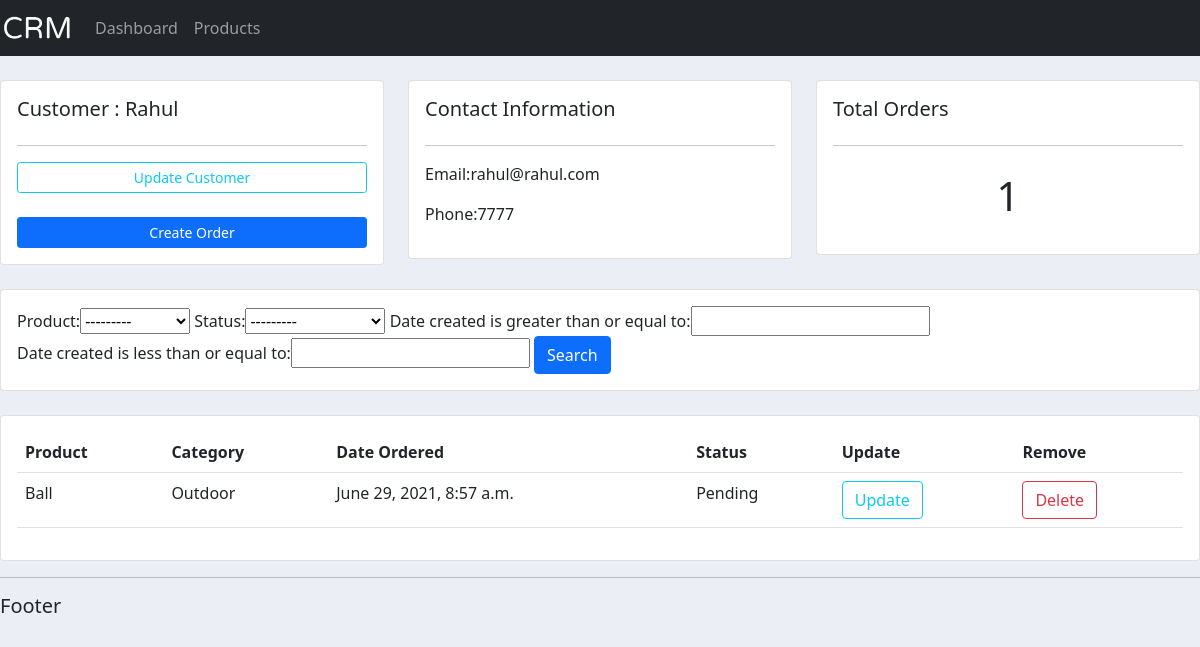
The app's page /customer/2/ with its own data.
### accounts/models.py (models this page shows, shortened)
class Customer(models.Model):
    name = models.CharField(max_length=100,null=True)
    phone = models.CharField(max_length=100,null=True)
    email = models.EmailField(null=True)
    date_created = models.DateTimeField(auto_now_add=True,null=True)

class order(models.Model):
    STATUS = (
         ('Pending','Pending'),
         ('Out for delivery','Out for delivery'),
         ('Delivered','Delivered')
     )
    customer = models.ForeignKey(Customer,null=True,on_delete=models.SET_NULL)
    product = models.ForeignKey(product,null=True,on_delete=models.SET_NULL)
    date_created = models.DateTimeField(auto_now_add=True,null=True)
    status = models.CharField(max_length=100,choices=STATUS)
    class Meta:
        ordering = ('-date_created','status')

class product(models.Model):
    CATEGORY = (
         ('Indoor','Indoor'),
         ('Outdoor','Outdoor')
     )
    name = models.CharField(max_length=100, null=True)
    price = models.FloatField(null=True)
    category = models.CharField(max_length=100,null=True,choices=CATEGORY)
    description = models.CharField(max_length=500,null=True)
    date_created = models.DateTimeField(auto_now_add=True,null=True)
    tags=models.ManyToManyField(tag)
    def __str__(self):
        return self.name

### accounts/views.py (the view)
# urls.py: path('customer/<str:pk>/',customer,name='customer'),
def customer(request,pk):
    customer=Customer.objects.get(id=pk)
    orders=customer.order_set.all()
    totalorders=orders.count()
    myFilters = FilterOrder(request.GET,queryset=orders)
    orders=myFilters.qs
    context = {'customer':customer,'orders':orders,'totalorders':totalorders,'filters':myFilters}
    return render(request,'accounts/customer.html',context)

### accounts/templates/accounts/customer.html
{% extends 'accounts/main.html' %}
    {% block content %}
        <br>
        <div class="row">
            <div class="col-md">
                <div class="card card-body">
                    <h5>Customer : {{customer.name}}</h5>
                    <hr>
                    <a class="btn btn-outline-info btn-sm btn-block" href="">Update Customer</a>
                    <br>
                    <a class="btn btn-primary btn-sm btn-block" href="{% url 'createorder' customer.id %}">Create Order</a>
                </div>
            </div>
            <div class="col-md">
                <div class="card card-body">
                    <h5>Contact Information</h5>
                    <hr>
                    <p>Email:{{customer.email}}</p>
                    <p>Phone:{{customer.phone}}</p>
                </div>
            </div>
            <div class="col-md">
                <div class="card card-body">
                    <h5>Total Orders</h5>
                    <hr>
                    <h1 style="text-align: center;padding: 10px;">{{totalorders}}</h1>
                </div>
            </div>
        </div>
        <br>
        <div class="row">
            <div class="col">
                <div class="card card-body">
                    <form method="get">
                        {{filters.form}}
                        <button class="btn btn-primary" type="submit">Search</button>
                    </form>
                </div>
            </div>
        </div>
        <br>
        <div class="row">
            <div class="col-md">
                <div class="card card-body">
                    <table class="table">
                        <tr>
                            <th>Product</th>
                            <th>Category</th>
                            <th>Date Ordered</th>
                            <th>Status</th>
                            <th>Update</th>
                            <th>Remove</th>
                        </tr>
                        {% for i in orders %}
                            <tr>
                                <td>{{i.product}}</td>
                                <td>{{i.product.category}}</td>
                                <td>{{i.date_created}}</td>
                                <td>{{i.status}}</td>
                                <td><a class="btn btn-outline-info" href="{% url 'updateorder' i.id %}">Update</a></td>
                                <td><a class="btn btn-outline-danger" href="{% url 'deleteorder' i.id %}">Delete</a></td>
                            </tr>
                        {% endfor %}
                    </table>
                </div>
            </div>
        </div>
    {% endblock %}

### static/css/main.css (style rules this page uses)
body { background-color: #ebeff5; }

### records on screen
Customer: name "Rahul", email "rahul@rahul.com", phone "7777"
order: product "Ball", product.category "Outdoor", date_created "June 29, 2021, 8:57 a.m.", status "Pending"

### other values on screen
{{ totalorders }} "1"
